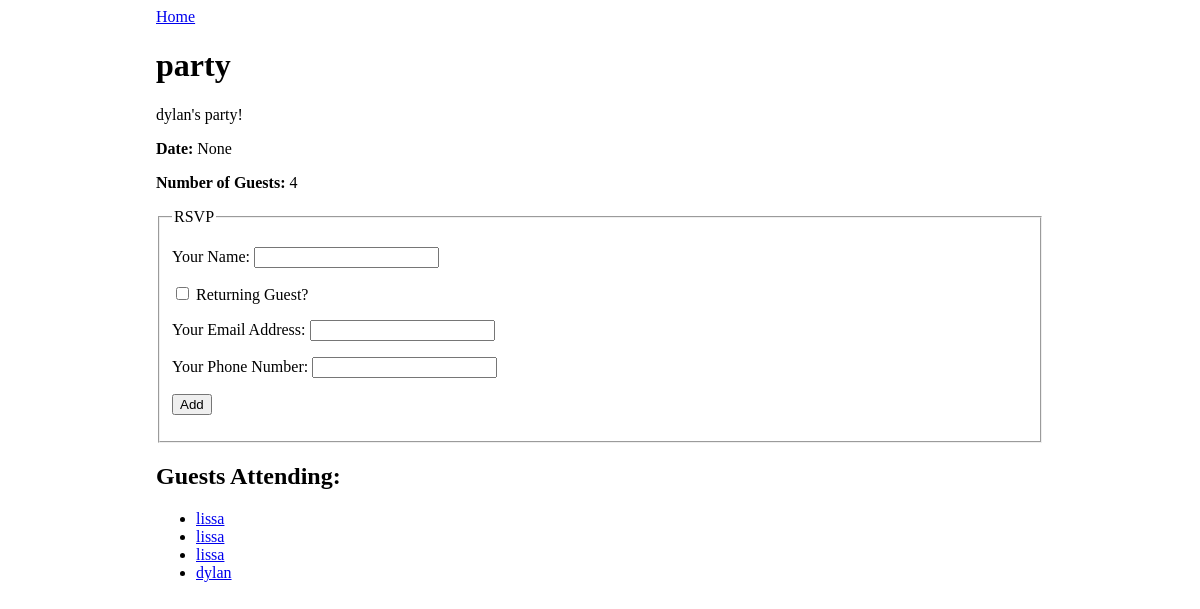
Screenshot of /event/1 with the database file from the repository.
### events_app/models.py (models this page shows)
class Event(db.Model):
  id = db.Column(db.Integer, primary_key=True)
  title = db.Column(db.String(80), nullable=False)
  description = db.Column(db.String(), nullable=False)
  date = db.Column(db.String(), nullable=False)
  guests = db.relationship('Guest', secondary='guest_events')

class Guest(db.Model):
  id = db.Column(db.Integer, primary_key=True)
  name = db.Column(db.String(80), nullable=False)
  email = db.Column(db.String(80), nullable=False)
  phone = db.Column(db.String(80), nullable=False)
  events_attending = db.relationship('Event', secondary='guest_events')

### events_app/routes.py (the view)
@main.route('/event/<event_id>', methods=['GET'])
def event_detail(event_id):
    event = Event.query.filter_by(id=event_id).one()
    print(event.date)
    return render_template('event_detail.html', event=event)

### events_app/templates/event_detail.html (shortened to what this page needs)
{% extends 'base.html' %}
{% block content %}
<a href="/">Home</a>
<h1>{{ event.title }}</h1>
<p>{{ event.description }}</p>
<p><strong>Date:</strong> {{ event.date }}</p>
<p><strong>Number of Guests: </strong>{{ event.guests|length }}</p>
<form method="POST">
    <fieldset>
        <legend>RSVP</legend>
        <p>
            <label>
                Your Name:
                <input type="text" name="guest_name">
            </label>
        </p>
        <p>
            <label>
                <input type="checkbox" name="returning" onchange="returningGuestChanged(this.checked)">
                Returning Guest?
            </label>
        </p>
        <div id="new-guest-info">
            <p>
                <label>
                    Your Email Address:
                    <input type="email" name="email">
                </label>
            </p>
            <p>
                <label>
                    Your Phone Number:
                    <input type="phone" name="phone">
                </label>
            </p>
        </div>
        <p>
            <input type="submit" name="submit" value="Add">
        </p>
    </fieldset>
</form>
<h2>Guests Attending:</h2>
<ul>
  {% for guest in event.guests %}
    <li><a href="/guest/{{ guest.id }}">{{ guest.name }}</a></li>
  {% endfor %}
</ul>
{% endblock %}

### events_app/static/style.css (style rules this page uses)
body { display: flex; justify-content: center; }

### rows the page displays
Event: title "party", description "dylan's party!", date "None"
Guest: name "lissa"
Guest: name "lissa"
Guest: name "lissa"
Guest: name "dylan"

### other values shown
{{ event.guests|length }} "4"
